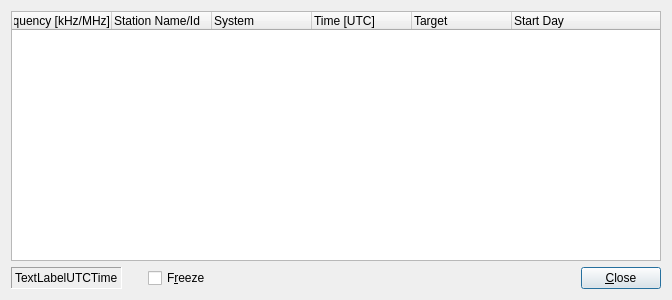
<?xml version="1.0" encoding="UTF-8"?>
<ui version="4.0">
 <class>CLiveScheduleDlgBase</class>
 <widget class="QDialog" name="CLiveScheduleDlgBase">
  <property name="geometry">
   <rect>
    <x>0</x>
    <y>0</y>
    <width>672</width>
    <height>300</height>
   </rect>
  </property>
  <property name="windowTitle">
   <string>Live Schedule</string>
  </property>
  <property name="windowIcon">
   <iconset resource="res/icons.qrc">
    <normaloff>:/icons/MainIcon.png</normaloff>:/icons/MainIcon.png</iconset>
  </property>
  <layout class="QGridLayout" name="gridLayout">
   <item row="0" column="0">
    <widget class="QTreeWidget" name="ListViewStations">
     <property name="sizePolicy">
      <sizepolicy hsizetype="Minimum" vsizetype="Expanding">
       <horstretch>0</horstretch>
       <verstretch>0</verstretch>
      </sizepolicy>
     </property>
     <column>
      <property name="text">
       <string notr="true">Frequency [kHz/MHz]</string>
      </property>
      <property name="textAlignment">
       <set>AlignRight|AlignVCenter</set>
      </property>
     </column>
     <column>
      <property name="text">
       <string>Station Name/Id</string>
      </property>
     </column>
     <column>
      <property name="text">
       <string>System</string>
      </property>
     </column>
     <column>
      <property name="text">
       <string>Time [UTC]</string>
      </property>
     </column>
     <column>
      <property name="text">
       <string>Target</string>
      </property>
     </column>
     <column>
      <property name="text">
       <string>Start Day</string>
      </property>
     </column>
    </widget>
   </item>
   <item row="1" column="0">
    <layout class="QHBoxLayout">
     <property name="spacing">
      <number>6</number>
     </property>
     <property name="margin">
      <number>0</number>
     </property>
     <item>
      <layout class="QVBoxLayout" name="_2">
       <property name="spacing">
        <number>6</number>
       </property>
       <property name="margin">
        <number>0</number>
       </property>
       <item>
        <layout class="QHBoxLayout" name="_3">
         <property name="spacing">
          <number>6</number>
         </property>
         <property name="margin">
          <number>0</number>
         </property>
         <item>
          <widget class="QLabel" name="TextLabelUTCTime">
           <property name="frameShape">
            <enum>QFrame::Panel</enum>
           </property>
           <property name="frameShadow">
            <enum>QFrame::Sunken</enum>
           </property>
           <property name="text">
            <string>TextLabelUTCTime</string>
           </property>
           <property name="wordWrap">
            <bool>false</bool>
           </property>
          </widget>
         </item>
         <item>
          <layout class="QHBoxLayout" name="_4">
           <property name="spacing">
            <number>6</number>
           </property>
           <property name="margin">
            <number>0</number>
           </property>
          </layout>
         </item>
        </layout>
       </item>
      </layout>
     </item>
     <item>
      <spacer name="Spacer4">
       <property name="orientation">
        <enum>Qt::Horizontal</enum>
       </property>
       <property name="sizeType">
        <enum>QSizePolicy::Minimum</enum>
       </property>
       <property name="sizeHint" stdset="0">
        <size>
         <width>20</width>
         <height>20</height>
        </size>
       </property>
      </spacer>
     </item>
     <item>
      <widget class="QCheckBox" name="CheckBoxFreeze">
       <property name="sizePolicy">
        <sizepolicy hsizetype="Minimum" vsizetype="Fixed">
         <horstretch>0</horstretch>
         <verstretch>0</verstretch>
        </sizepolicy>
       </property>
       <property name="text">
        <string>F&amp;reeze</string>
       </property>
      </widget>
     </item>
     <item>
      <spacer name="Spacer5">
       <property name="orientation">
        <enum>Qt::Horizontal</enum>
       </property>
       <property name="sizeType">
        <enum>QSizePolicy::Expanding</enum>
       </property>
       <property name="sizeHint" stdset="0">
        <size>
         <width>20</width>
         <height>20</height>
        </size>
       </property>
      </spacer>
     </item>
     <item>
      <layout class="QVBoxLayout" name="_5">
       <property name="spacing">
        <number>6</number>
       </property>
       <property name="margin">
        <number>0</number>
       </property>
       <item>
        <widget class="QPushButton" name="buttonOk">
         <property name="text">
          <string>&amp;Close</string>
         </property>
         <property name="autoDefault">
          <bool>true</bool>
         </property>
         <property name="default">
          <bool>true</bool>
         </property>
        </widget>
       </item>
      </layout>
     </item>
    </layout>
   </item>
  </layout>
 </widget>
 <resources>
  <include location="res/icons.qrc"/>
 </resources>
 <connections/>
</ui>
